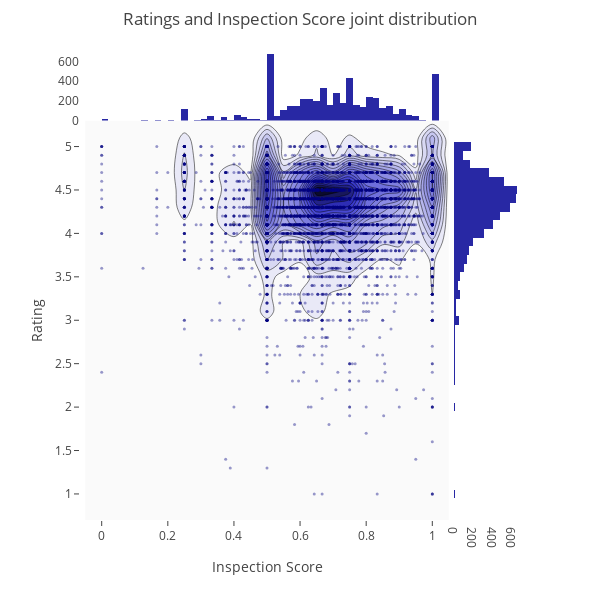

Notebook code cell kept with this figure:
### Code cell
import plotly.offline as py
import plotly.figure_factory as ff

colorscale = ['#000000', '#3333cc', 'rgb(111, 111, 220)', '#adadeb', (0.98,0.98,0.98)]

fig = ff.create_2d_density(
    scores_ratings.inspection_score,
    scores_ratings.rating, 
    colorscale=colorscale,
    hist_color='#2828a4', 
    point_size=3
)


fig.layout.update(plot_bgcolor='rgb(255,255,255)',
                  title="Ratings and Inspection Score joint distribution",
                  xaxis_title="Inspection Score",
                  yaxis_title="Rating")

py.iplot(fig, filename='histogram_subplots')

### Figure 1 — Plotly figure (JSON) as saved in the notebook; plotly's stock layout.template omitted (floating-point values rounded to 4 significant figures; data arrays with more than 128 entries replaced by an {"elided": "..."} marker saying what was removed)
{"data": [{"marker": {"color": "rgb(0, 0, 128)", "opacity": 0.4, "size": 3}, "mode": "markers", "name": "points", "type": "scatter", "uid": "66b10c02-2887-4e34-820a-bf1088fac4ba", "x": {"elided": "5291 float values"}, "y": {"elided": "5291 float values"}}, {"colorscale": [[0, "rgb(0, 0, 0)"], [0.25, "rgb(51, 51, 204)"], [0.5, "rgb(111, 111, 220)"], [0.75, "rgb(173, 173, 235)"], [1, "rgb(250, 250, 250)"]], "name": "density", "ncontours": 20, "reversescale": true, "showscale": false, "type": "histogram2dcontour", "uid": "4a9b2aaf-653b-4688-92e8-6e740419e65c", "x": {"elided": "5291 float values"}, "y": {"elided": "5291 float values"}}, {"marker": {"color": "rgb(40, 40, 164)"}, "name": "x density", "type": "histogram", "uid": "647b5e52-84f7-49e7-8f9d-e5ab791790da", "x": {"elided": "5291 float values"}, "yaxis": "y2"}, {"marker": {"color": "rgb(40, 40, 164)"}, "name": "y density", "type": "histogram", "uid": "a30eb67b-a600-4f97-87d4-d19b642d0648", "xaxis": "x2", "y": {"elided": "5291 float values"}}], "layout": {"autosize": false, "bargap": 0, "height": 600, "hovermode": "closest", "margin": {"t": 50}, "plot_bgcolor": "rgb(255,255,255)", "showlegend": false, "title": {"text": "Ratings and Inspection Score joint distribution"}, "width": 600, "xaxis": {"domain": [0, 0.85], "showgrid": false, "title": {"text": "Inspection Score"}, "zeroline": false}, "xaxis2": {"domain": [0.85, 1], "showgrid": false, "zeroline": false}, "yaxis": {"domain": [0, 0.85], "showgrid": false, "title": {"text": "Rating"}, "zeroline": false}, "yaxis2": {"domain": [0.85, 1], "showgrid": false, "zeroline": false}}}
